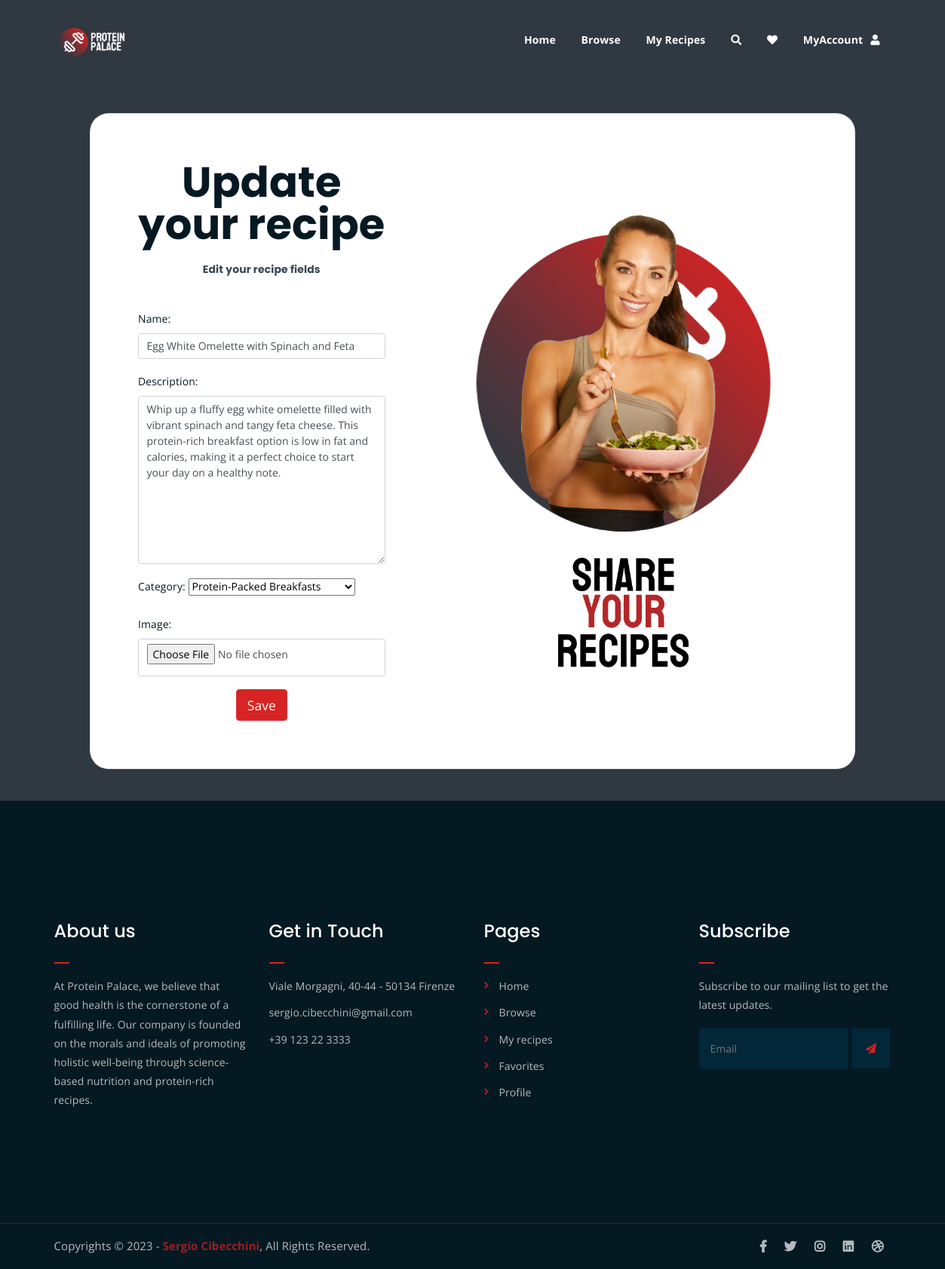
/recipe/8/update/ (signed in), run on an earlier commit of the app's database.
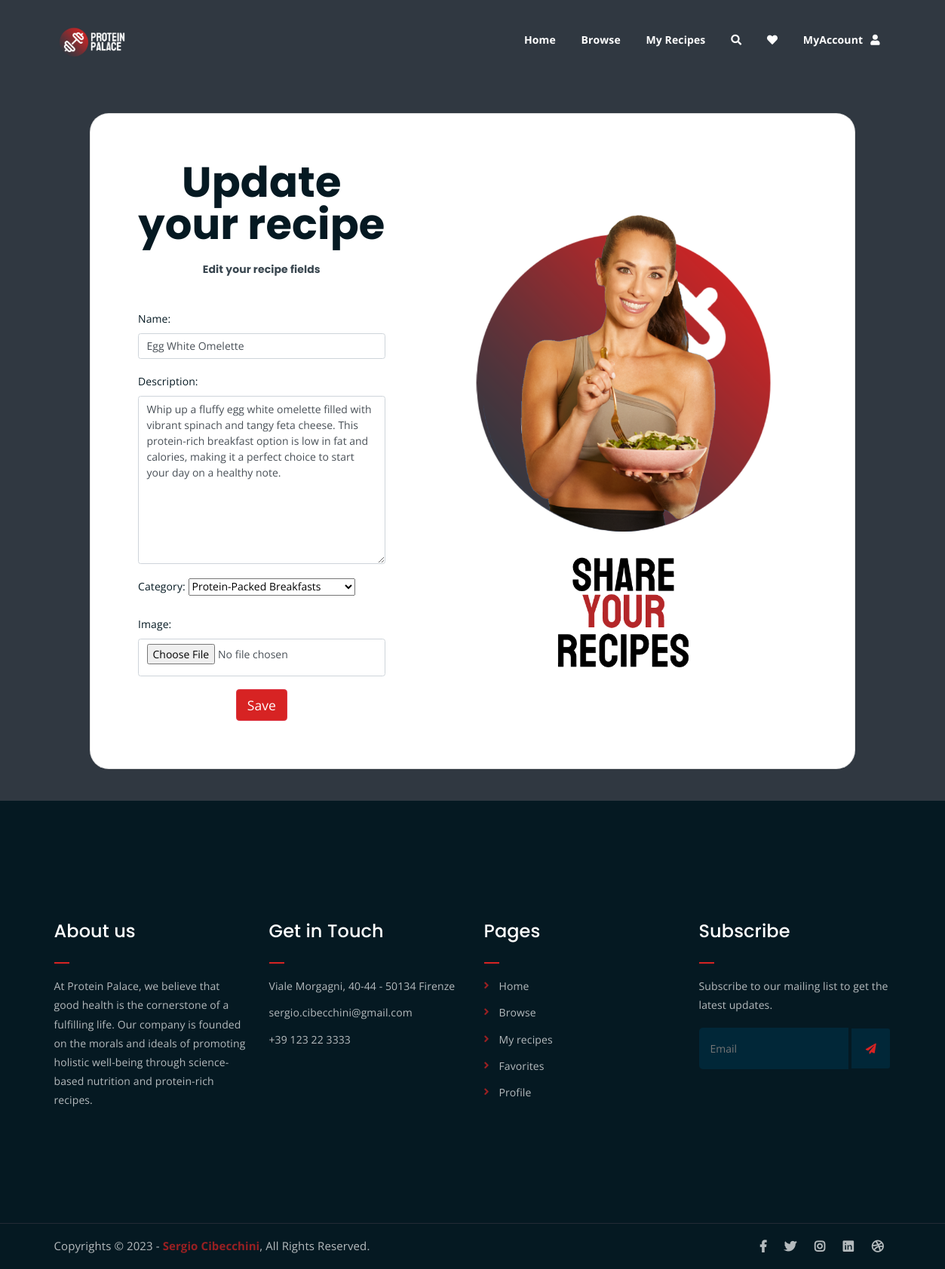
And on a later commit of the database.
### ProteinPalaceApp/models.py (models this page shows, shortened)
class Recipe(models.Model):
    user = models.ForeignKey(User, on_delete=models.SET_NULL, null=True)
    name = models.CharField(max_length=255)
    image = models.ImageField(upload_to=recipe_image_filename)
    description = models.TextField()
    category = models.ForeignKey('Category', on_delete=models.CASCADE)
    comments = models.ManyToManyField('Comment', blank=True)
    createdAt = models.DateTimeField(auto_now_add=True)
    updatedAt = models.DateTimeField(auto_now=True)

class Category(models.Model):
    name = models.CharField(max_length=255)
    def __str__(self):
        return self.name

### ProteinPalaceApp/views.py (the view, shortened to what this page needs)
# urls.py: path('recipe/<int:pk>/update/', views.RecipeUpdateView.as_view(template_name = "create.html"), name = 'recipe-update'),
class RecipeUpdateView(LoginRequiredMixin,UserPassesTestMixin, UpdateView):
    model = Recipe
    form_class = RecipeCreateForm
    def test_func(self):
        recipe = self.get_object()
        return self.request.user == recipe.user
    def get_context_data(self, **kwargs):
        context = super().get_context_data(**kwargs)
        context['page'] = 'update'
        return context

### ProteinPalaceApp/forms.py
class RecipeCreateForm(forms.ModelForm):
    class Meta:
        model = Recipe
        fields = ['name', 'description', 'category', 'image']
        widgets = {
            'name': forms.TextInput(attrs={'class': 'form-control', 'placeholder': 'Recipe Name'}),
            'description': forms.Textarea(attrs={'class': 'form-control', 'placeholder': 'Description'}),
            'category': forms.Select(attrs={'class': 'form-select'}),
            'image': forms.FileInput(attrs={'class': 'form-control pb-5 ', 'accept': 'image/*', 'placeholder': 'Image'}),
        }

### templates/create.html (shortened to what this page needs)
{% extends "index.html" %}
{% load static %}
{% block content %}
<section class="min-vh-100 d-flex align-items-center pt-150 pb-5" style="background-color: var(--website-background);">
    <div class="container h-100">
      <div class="row d-flex justify-content-center align-items-center h-100">
        <div class="col-lg-12 col-xl-11">
          <div class="card text-black" style="border-radius: 25px;">
            <div class="card-body p-md-5">
              <div class="row justify-content-center">
                <div class="col-md-10 col-lg-6 col-xl-5 order-2 order-lg-1">
                  {% if page == 'create' %}
                  <p class="text-center h1 fw-bold mb-1 mx-1 mx-md-4 mt-4">Create a new recipe</p>
                  <p class="text-center h6 fw-bold mb-5 mx-1 mx-md-4 mt-4" style="color: var(--website-touches);">Share you delicious recipes with the world!</p>
                  {% else %}
                  <p class="text-center h1 fw-bold mb-1 mx-1 mx-md-4 mt-4">Update your recipe</p>
                  <p class="text-center h6 fw-bold mb-5 mx-1 mx-md-4 mt-4" style="color: var(--website-touches);">Edit your recipe fields</p>
                  {% endif %}
                  <form class="mx-1 mx-md-4" method="POST" enctype="multipart/form-data">
                    {{ form.as_p }}
                    <div class="d-flex justify-content-center mx-4 mb-3 mb-lg-4">
                        <button type="submit" class="btn btn-primary btn-lg btn-danger" style="background-color: var(--website-accents)">Save</button>
                    </div>
                  </form>
                </div>
                <div class="col-md-10 col-lg-6 col-xl-7 d-flex align-items-center order-1 order-lg-2">
                  <img src="{% static 'img/create.png' %}" class="img-fluid d-none d-md-block" alt="" style = "height: 600px;">
                </div>
              </div>
            </div>
          </div>
        </div>
      </div>
    </div>
  </section>
{% endblock %}

What changed in the data, as far as the page shows it:
changed Recipe "Protein-Packed Breakfasts": name "Egg White Omelette with Spinach and Feta" → "Egg White Omelette"
